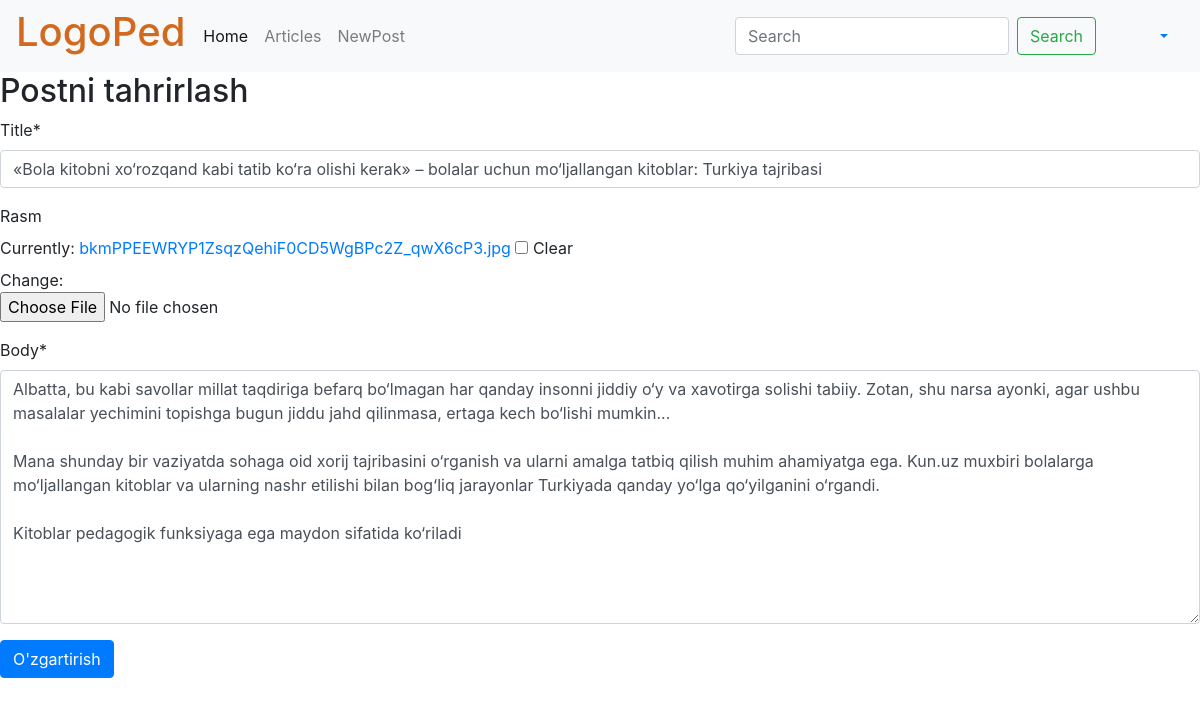
Screenshot of /post/6/edit/ with the database file from the repository.
### users/models.py (models this page shows, shortened)
class Post(models.Model):
  title=models.CharField(max_length=200)
  rasm=models.ImageField(upload_to='images/', blank=True)
  body=models.TextField()
  time=models.DateTimeField()

### users/views.py (the view)
# urls.py: path('post/<int:pk>/edit/', PageUpdateView.as_view(), name='post_edit'),
class PageUpdateView(UpdateView):
  model=Post
  template_name='post_edit.html'
  fields=['title', 'rasm', 'body']

### templates/post_edit.html (shortened to what this page needs)
{% extends 'base.html' %}
{% load crispy_forms_tags %}
{% block content %}
<h2>Postni tahrirlash</h2>
<form action="" method="post" enctype="multipart/form-data">
  {{ form | crispy }}
  <input type="submit" class="btn btn-primary" value="O'zgartirish">
</form>
{% endblock content %}

### rows the page displays
Post: title "«Bola kitobni xo‘rozqand kabi tatib ko‘ra olishi kerak» – bolalar uchun mo‘ljallangan kitoblar: Turkiya tajribasi", body "Albatta, bu kabi savollar millat taqdiriga befarq bo‘lmagan har qanday insonni jiddiy o‘y va xavotirga solishi tabiiy. Zotan, shu narsa ayonki, agar ushbu masalalar yechimini topishga bugun jiddu jahd qilinmasa, ertaga kech bo‘lishi mumkin... Mana shunday bir vaziyatda sohaga oid xorij tajribasini o‘rganish va ularni amalga tatbiq qilish muhim ahamiyatga ega. Kun.uz muxbiri bolalarga mo‘ljallangan kitoblar va ularning nashr etilishi bilan bog‘liq jarayonlar Turkiyada qanday yo‘lga qo‘yilganini o‘rgandi. Kitoblar pedagogik funksiyaga ega maydon sifatida ko‘riladi"
